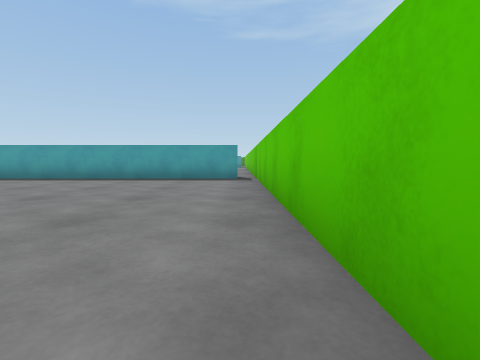
view 1 (above)

16 first-person views from a walk through a 3-D level made in the Unity game engine. The camera is 0.51 m above the floor, tilts 4° down and sees 85° across. The floor is counted in squares, 1 m on a side. Each view is taken from the middle of a square. On the plan, view 1 faces up. The plan holds only what a view shows up to about 9 squares ahead; the rest is blank. The place goes on beyond the plan.

view 2
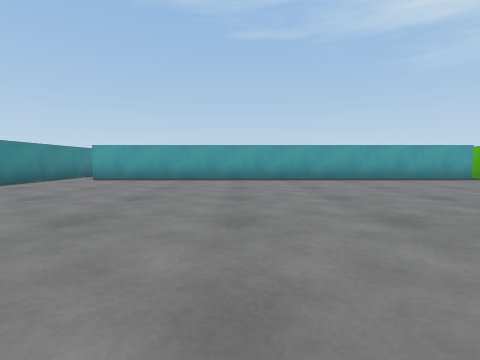

view 3
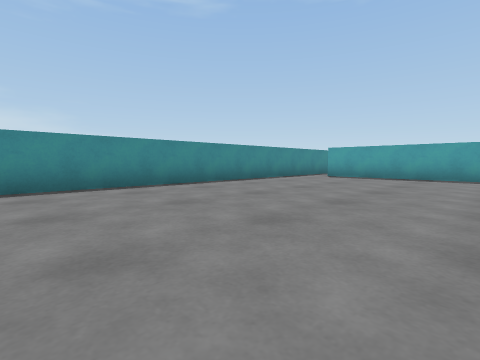

view 4
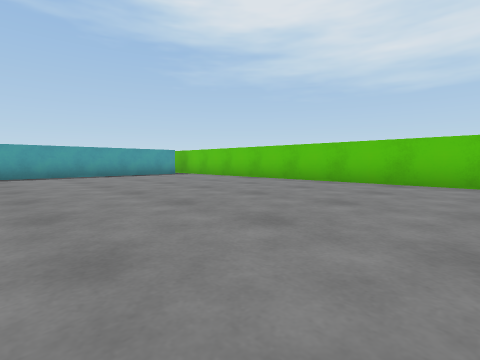

view 5
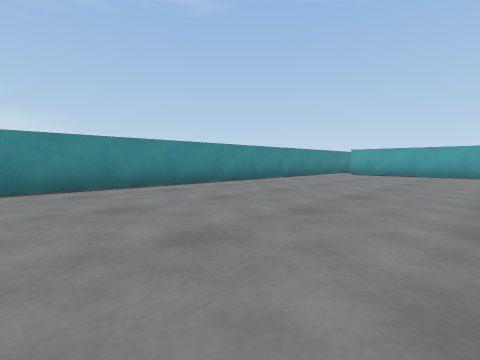

view 6
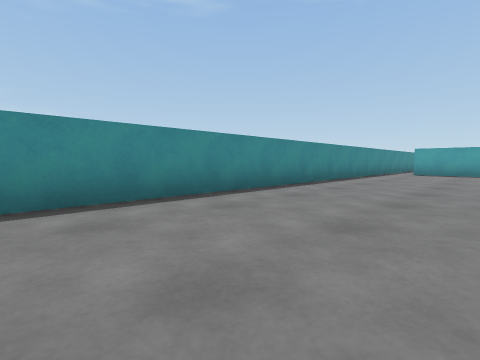

view 7
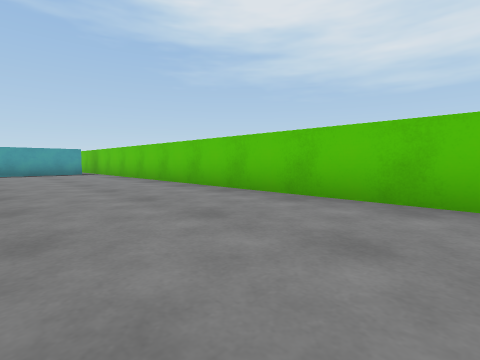

view 8
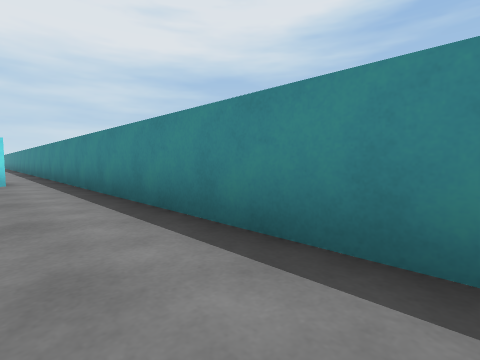

view 9
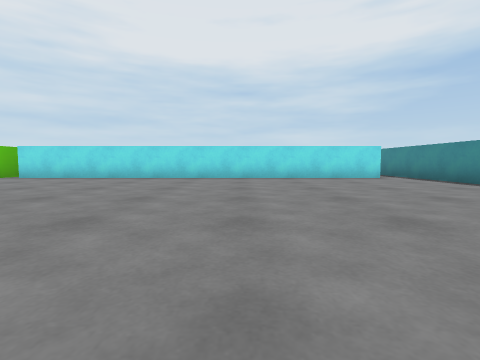

view 10
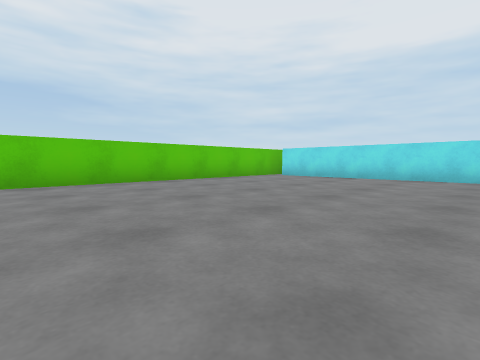

view 11
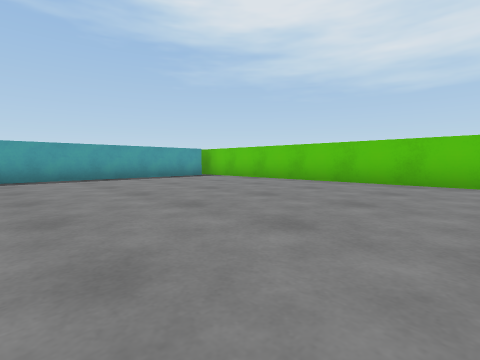

view 12
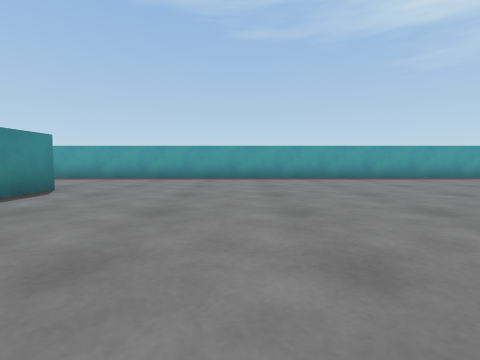

view 13
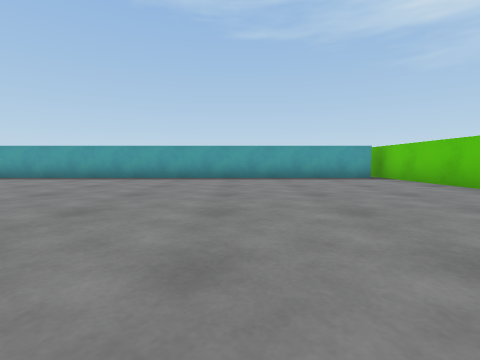

view 14
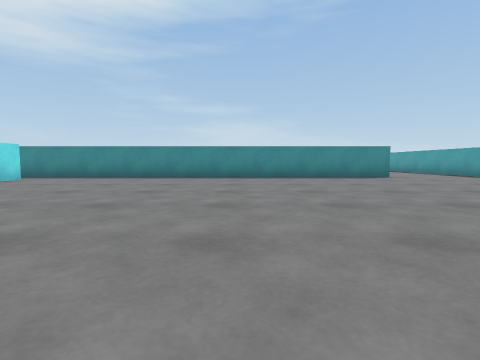

view 15
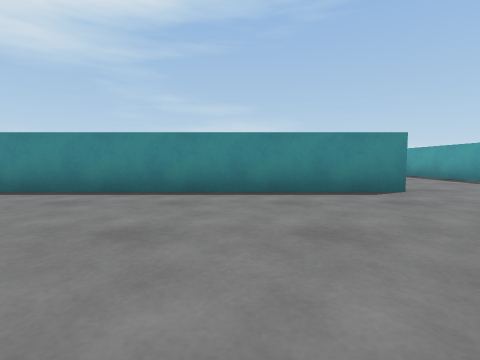

view 16
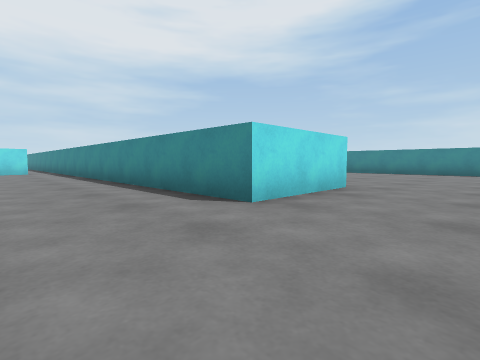

### Floor plan
Points are (right, up) in squares from view 1. A wall is a line through its corners. A room is listed if a view was taken in it or the views show most of it. See-through windows are left out.
Room 1 (views 1, 2, 3, 4, 5, 6, 7)
walls: (0, 7.8) (-11.5, 7.8); (0.5, -3.9) (0.5, 8.9); (-12.4, 8.6) (-12.4, -3.9)
ways out: opening at (-12, 8) to room 2; gap at (0, 8) to room 2
Room 2 (views 8, 9, 10, 11, 12, 13, 14, 15, 16)
walls: (-11.5, 8.8) (0, 8.8); (-15.2, 19.8) (-12.4, 19.8) (-12.4, 8.6); (0.5, 10.6) (0.5, 24); (0.1, 23.2) (-17, 23.2)
ways out: opening at (-12, 8) to room 1; gap at (0, 8) to room 1; opening at (-16.8, 21.5)

Positions as (right, up) in squares from view 1, and headings:
1: (0, 0), facing up
2: (-7, 0), facing up
3: (-7, -1), facing up-left
4: (-6, -2), facing up-right
5: (-7, -3), facing up-left
6: (-9, -4), facing up-left
7: (-3, -4), facing up-right
8: (-11, 16), facing down-left
9: (-7, 17), facing down
10: (-6, 17), facing down-right
11: (-6, 15), facing up-right
12: (-9, 15), facing up
13: (-4, 15), facing up
14: (-4, 15), facing left
15: (-8, 17), facing left
16: (-10, 22), facing down-left
